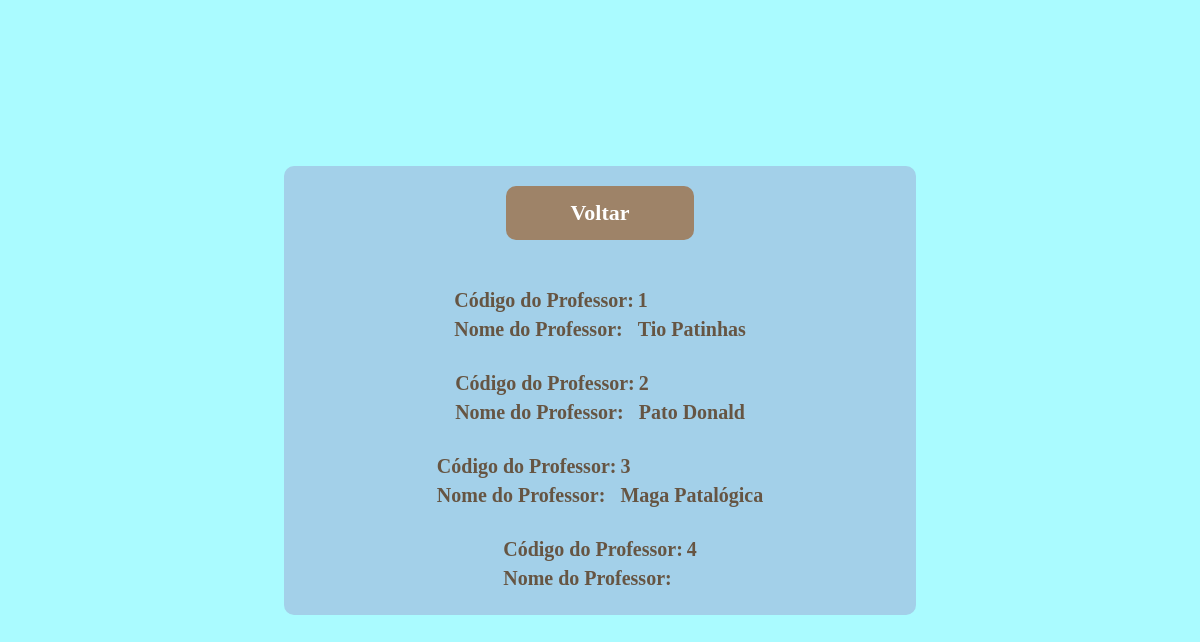
The page /conProfessor.php on the database its author committed.
### tables this page shows
CREATE TABLE `tbprofessor` (
  `idProfessor` int(11) NOT NULL,
  `nomeProfessor` varchar(100) DEFAULT NULL
);

### conProfessor.php (the view, shortened to what this page needs)
<!DOCTYPE html>
<html>
<head>
	<link rel="stylesheet" type="text/css" href="estilo.css">
</head>
<body>
		<center>
		<div class="div1">
			<a href="index.php" class="links">Voltar</a>
			<br/><br/>
	<?php
            require_once('conn.php');
        	$sql=mysqli_query($conn,"SELECT * FROM tbprofessor");
        	while($linha=mysqli_fetch_array($sql))
        	{
        	$id=$linha['idProfessor'];
        	$nome=$linha['nomeProfessor'];
        	echo "<table><tr><td>Código do Professor: </td><td>$id</td><tr>";
        	echo "<tr><td>Nome do Professor: </td><td>$nome</td><tr> <br>";
        	}
        	?>
        </div>
    	</center>
</body>
</html>

### estilo.css (style rules this page uses)
body { background-color: #aafbff; font-size: 20px; color: #665543; font-family: Comic Sans; font-weight: bold; }
.links:link, .links:visited { font-weight: bold; font-size: 22px; width: 25%; color: #FFFFFF; border-radius: 10px; background-color: #9E8368; text-decoration: none; padding: 14px 20px; display: inline-block; }
.div1 { margin-top: 14%; width: 50%; border-radius: 10px; background-color:#a3d0e9; padding: 20px; }

### rows shown on the page
tbprofessor: idProfessor "1", nomeProfessor "Tio Patinhas"
tbprofessor: idProfessor "2", nomeProfessor "Pato Donald"
tbprofessor: idProfessor "3", nomeProfessor "Maga Patalógica"
tbprofessor: idProfessor "4"
